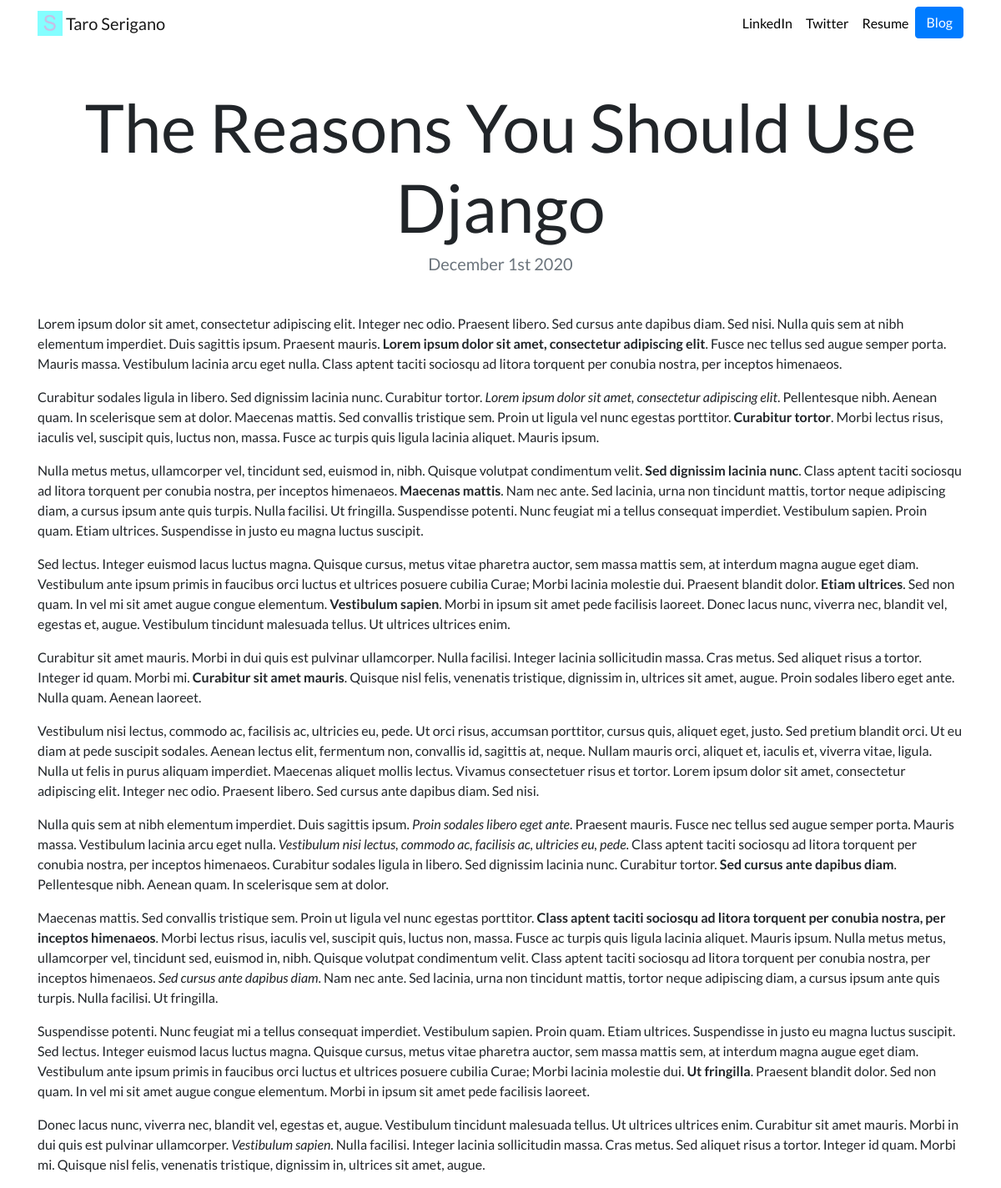
The page /blog/6/ on the database its author committed.
### blog/models.py (models this page shows)
class Blog(models.Model):
    title = models.CharField(max_length=200)
    description = models.TextField()
    date = models.DateField()

### blog/views.py (the view)
# urls.py: path('<int:blog_id>/', views.detail, name='detail'),
def detail(request, blog_id):
    blog = get_object_or_404(Blog, pk=blog_id)
    return render(request, 'blog/detail.html',{'blog':blog})

### blog/templates/blog/detail.html
{% extends "portfolio/base.html" %}
{% load static %}
{% block content %}
<h1 class="text-center mt-5" id="blogdetailtitle">{{ blog.title }}</h1>
<h5 class="text-center text-muted mb-5">{{ blog.date|date:'F jS Y' }}</h5>
{{ blog.description|safe }}
{% endblock %}

### portfolio/static/portfolio/custom.css (style rules this page uses)
body { font-family: 'Lato', sans-serif; }
@media (min-width: 992px) { #blogdetailtitle { font-size: 5rem; } }

### rows shown on the page
Blog: title "The Reasons You Should Use Django", date "December 1st 2020", description "Lorem ipsum dolor sit amet, consectetur adipiscing elit. Integer nec odio. Praesent libero. Sed cursus ante dapibus diam. Sed nisi. Nulla quis sem at nibh elementum imperdiet. Duis sagittis ipsum. Praesent mauris. Lorem ipsum dolor sit amet, consectetur adipiscing elit . Fusce nec tellus sed augue semper porta. Mauris massa. Vestibulum lacinia arcu eget nulla. Class aptent taciti sociosqu ad litora torquent per conubia nostra, per inceptos himenaeos. Curabitur sodales ligula in libero. Sed dignissim lacinia nunc. Curabitur tortor. Lorem ipsum dolor sit amet, consectetur adipiscing elit . Pellentesque nibh. Aenean quam. In scelerisque sem at dolor. Maecenas mattis. Sed convallis tristique…"
